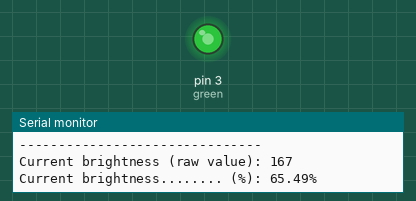
Recording of a sketch running on a simulated Arduino Uno, built with avr-gcc and run on an emulated ATmega328P. Shown: output pins drawn as LEDs (lit = HIGH), the last lines printed to the serial monitor. Random numbers use the default seed unless the sketch sets one.

Above: at 0.1 s.
At 8.4 s:
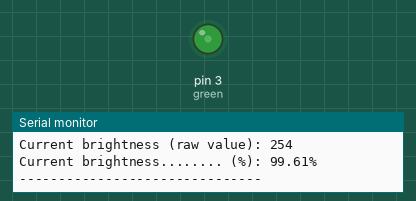
At 17.8 s:
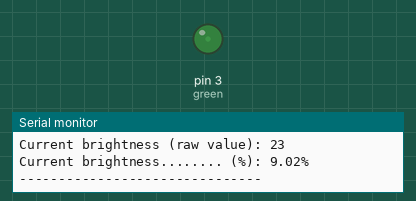
At 37.7 s:
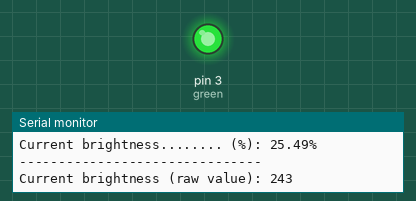
Timing chart, 0 to 40.0 s (numbered marks = the images above):
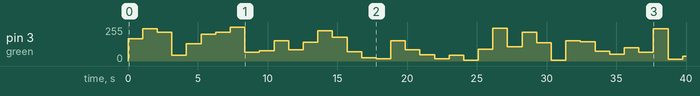

The sketch:

Askhsh_3_Kwdikas.ino
```cpp
// (licence header left out)
#define green	3
#define fade	5


void setup (){
  Serial.begin(9600);

}

void loop (){
  // get rand and write to led
 size_t rand_n = random(0, 256); // (x,y) x inclusive, y exclusive????
 analogWrite(green, rand_n);
  // output raw and % values
 Serial.println("-------------------------------");

  // εκτύπωση raw value φωτεινότητας
 Serial.print("Current brightness (raw value): ");
 Serial.println(rand_n);

  // εκτύπωση % φωτεινότητας
  Serial.print("Current brightness........ (\%): ");
   // int / int == floor(int);
  // int / f32/f64/f128 = f32/64/128
 Serial.print (rand_n / 255.0 * 100);
 Serial.println ("\%");
  // arbitrary delay time
 delay(1000);
}
```

Measured:
- by itself, pin 3 (green): 0/255 → 167/255 at 0.00 s, → 241/255 1.0 s later, → 217/255 1.0 s later, → 42/255 1.0 s later, … (39 changes in this stretch)
